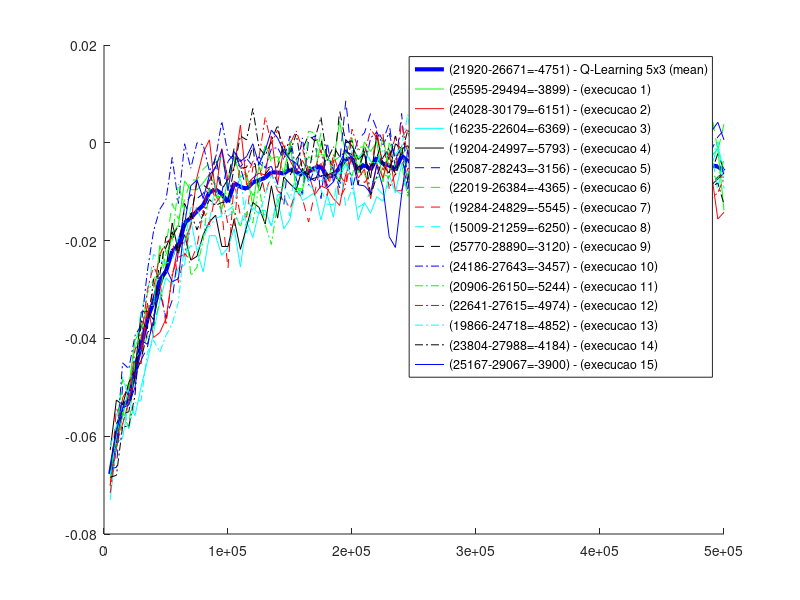

The MATLAB script that drew this image:
cores = ['b- '; 'g- '; 'r- '; 'c- '; 'k- '; 'b--'; 'g--'; 'r--'; 'c--'; 'k--'; 'b-.'; 'g-.'; 'r-.'; 'c-.'; 'k-.'];
index = 0;

% Precisao no grafico, quanto menor o valor maior a precisao
nY = 5000;

legenda = cell(0,0);

figure
hold on

load Data/goalsUmVsUm_QLearning5x3.mat
index=index+1; legenda{index} = ['(' int2str(sum(recompensa(:)>0)/p) '-' int2str(sum(recompensa(:)<0)/p) '=' int2str(sum(recompensa(:))/p) ') - Q-Learning 5x3 (mean)'];
nX = length(recompensa)/nY;plot(nY:nY:nY*nX,mean(reshape(recompensa(1:p,:),p*nY,nX)),cores(mod(index-1,length(cores))+1,:),'linewidth',3);
for i=1:p
    index=index+1; legenda{index} = ['(' int2str(sum(recompensa(i,:)>0)) '-' int2str(sum(recompensa(i,:)<0)) '=' int2str(sum(recompensa(i,:))) ') - (execucao ' int2str(i) ')'];
    plot(nY:nY:nY*nX,mean(reshape(recompensa(i,:),nY,nX)),cores(mod(index-1,length(cores))+1,:));
end

legend(legenda)